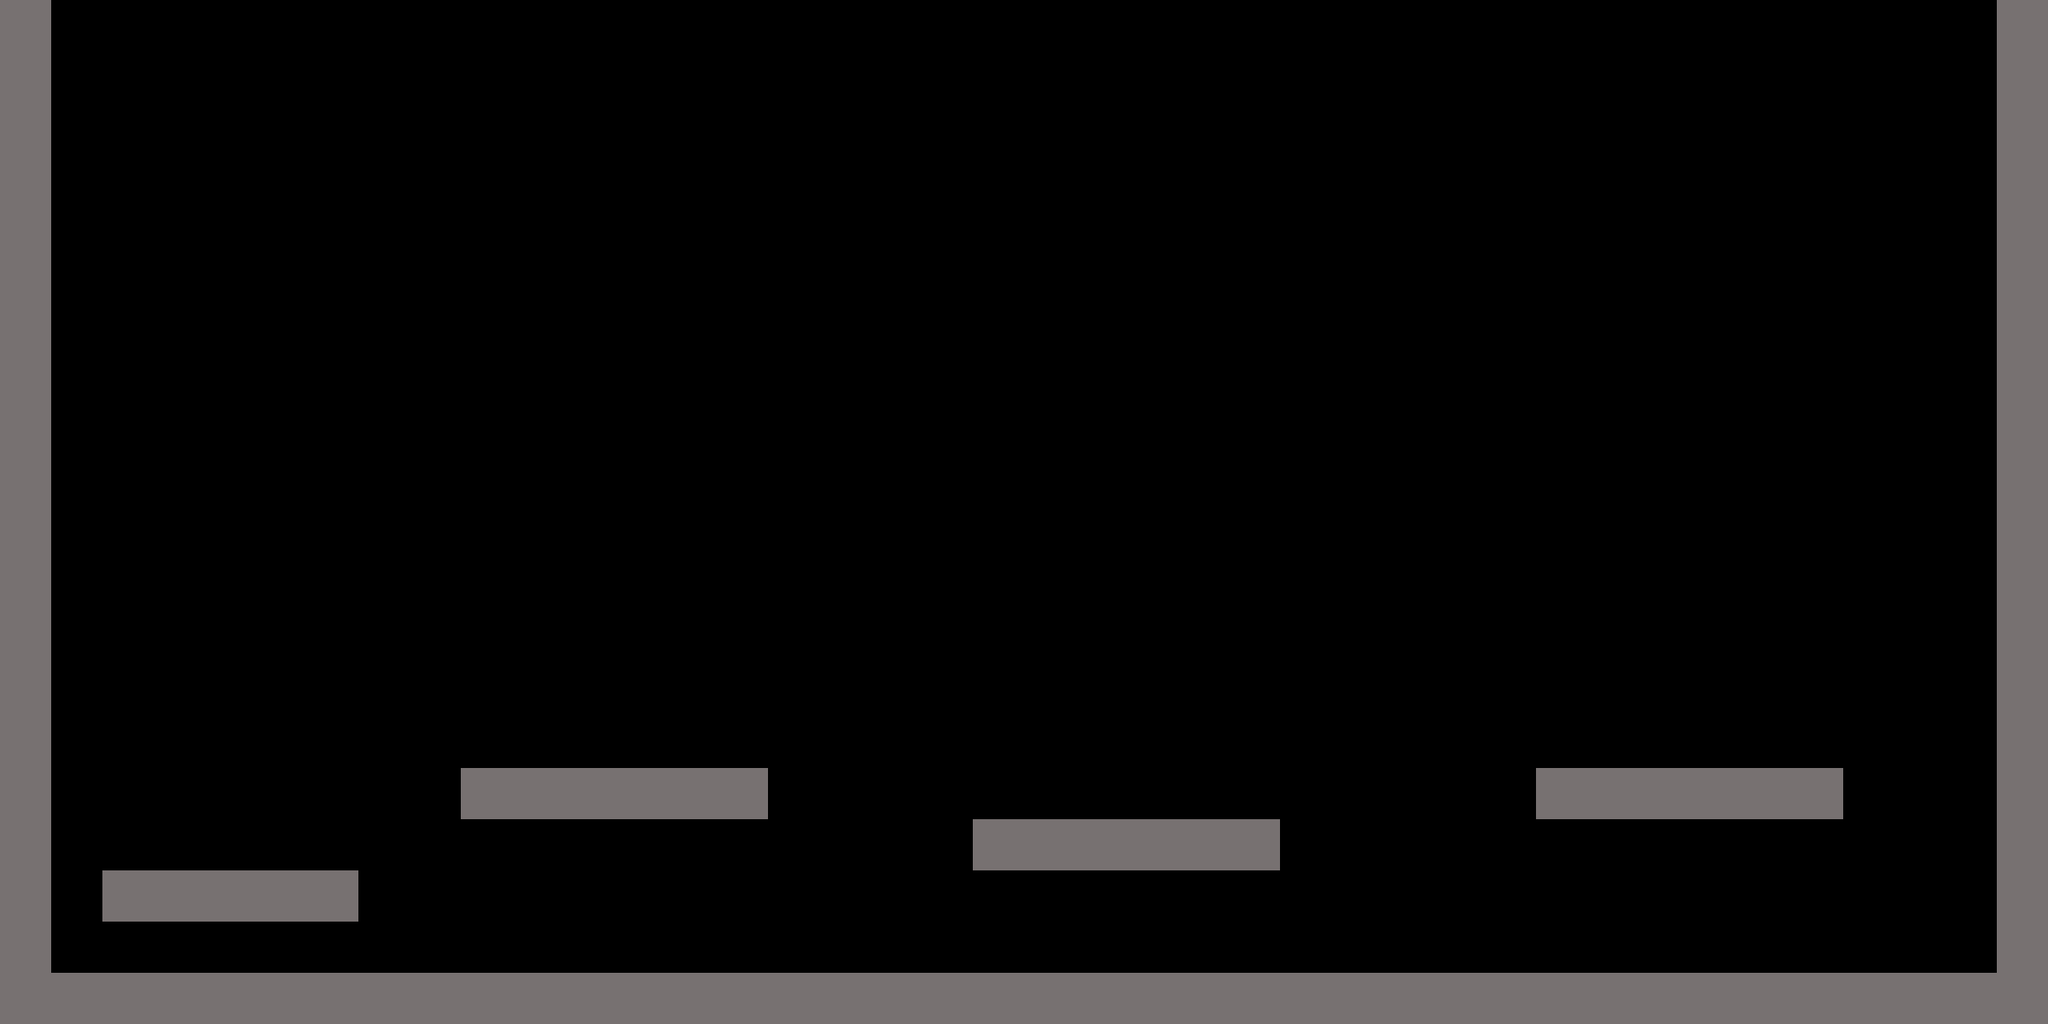

This game map was drawn from its Tiled (.tmx) file and the tilesets committed beside it. A one-line description and the trimmed map source follow:
An orthogonal 40x20 tile map with 64x64 px tiles, 2 tile layers (background, wall) and 1 object (player).

<map version="2017.05.26" orientation="orthogonal" renderorder="right-down" width="40" height="20" tilewidth="64" tileheight="64" nextobjectid="31">
 <tileset firstgid="1" name="tiles" tilewidth="64" tileheight="64" tilecount="3" columns="3">
  <image source="tiles.png" width="192" height="64" />
 </tileset>
 <layer name="background" width="40" height="20">
  <data>[800 cells, 800 non-empty, 1 distinct tile ids]</data>
 </layer>
 <layer name="wall" width="40" height="20">
  <data>[800 cells, 101 non-empty, 1 distinct tile ids]</data>
 </layer>
 <objectgroup name="spawners">
  <object id="17" name="player" x="214.788" y="800.241" width="60.6061" height="66.6667">
   <properties>
    <property name="player" value="" />
   </properties>
  </object>
 </objectgroup>
</map>